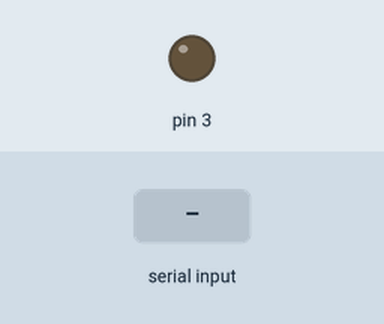
A sketch run on a simulated Arduino Mega 2560, built with avr-gcc and run on an emulated ATmega2560. Shown: output pins drawn as LEDs (lit = HIGH). The inputs (shaded band) are chosen by the test bench.

Above: at 1.2 s.
1.3 s: "1" received over the second serial link
At 2.2 s:
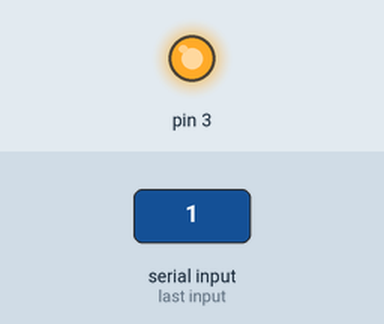
2.8 s: "0" received over the second serial link
At 3.5 s:
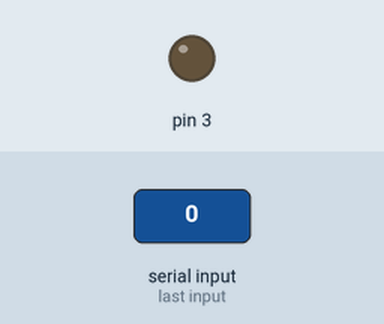
Timing chart, 0 to 5.8 s (numbered marks = the images above; inputs shaded):
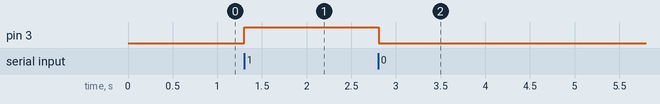

Measured:
- after the input at 1.3 s, pin 3: LOW → HIGH at once
- after the input at 2.8 s, pin 3: HIGH → LOW at once

The sketch:

RightFio.ino
```cpp
#include "MotorControls.h"
MotorControls rightLilyPad(3);
bool on = false;

int bufferSize = 100;
byte readBuffer[100];
byte lastByte = 0;

void setup(){
  //SERIAL1 NOT SERIAL
  //SERIAL1 FOR FIO V3, SERIAL FOR ARDUINO LILYPAD
  Serial1.begin(57600);

}

void loop(){

  int toRead = Serial1.available();
  if(toRead > 0){
    while(toRead > bufferSize){
      Serial1.readBytes(readBuffer, bufferSize);
      toRead = toRead - bufferSize;
    }

    Serial1.readBytes(readBuffer, toRead);
    lastByte = readBuffer[toRead - 1];

  }

  if(lastByte & 1){
    rightLilyPad.triggerMotor(false, rightLilyPad.getMotor(), 255, 250);


  }
  else {
    rightLilyPad.triggerMotor(true, rightLilyPad.getMotor(), 255, 250);

  }

   delay(10);
}
```

MotorControls.cpp
```cpp
#include "Arduino.h"
#include "MotorControls.h"

MotorControls::MotorControls(int m){
	motor = m;
        pinMode(motor, OUTPUT);
}

void MotorControls::triggerMotor(bool on, int motorNum, int intensity, int duration){
	if(on){
              analogWrite(motorNum, 0);

        }
        else{
              analogWrite(motorNum, intensity);

        }
	//delay(duration);
	//analogWrite(motorNum, 0);
}

void MotorControls::vibrate(bool left, bool right, bool center, int lint, int rint, int cint, int duration){

}

int MotorControls::getMotor(){
       return motor;
}
```

MotorControls.h
```cpp
#ifndef MotorControls_h
#define MotorControls_h

#include "Arduino.h"

class MotorControls{
	public:
	MotorControls(int m);
	void triggerMotor(bool on, int motorNum, int intensity, int duration);
	void vibrate(bool left, bool right, bool center, int lint, int rint, int cint, int duration);
        int getMotor();


	private:
	int motor;


};

#endif
```
